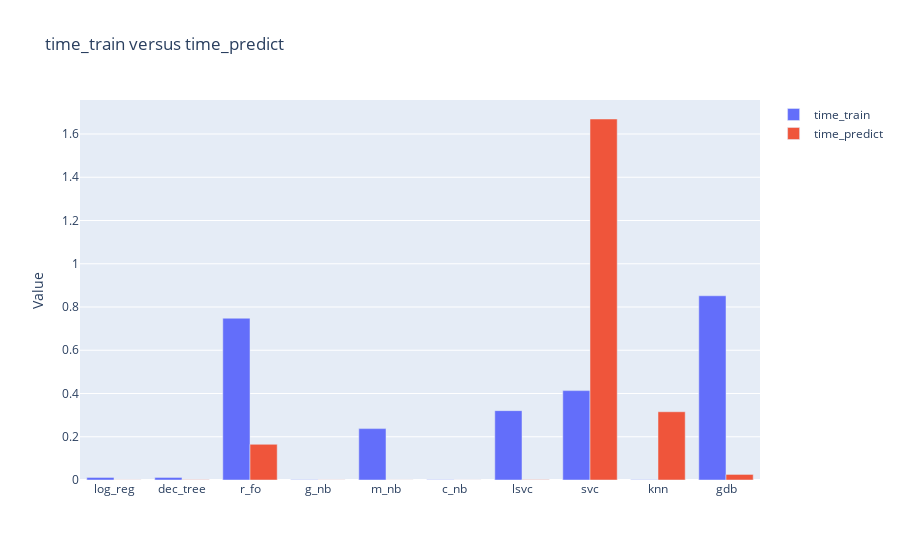

The notebook cell saved with this chart:
### Code cell
# Compare time_train and time_prodict 
stack_barplot(df_m, "time_train", "time_predict")

### Figure 1 — Plotly figure (JSON) as saved in the notebook; plotly's stock layout.template omitted (floating-point values rounded to 4 significant figures)
{"data": [{"name": "time_train", "offsetgroup": "0", "type": "bar", "x": ["log_reg", "dec_tree", "r_fo", "g_nb", "m_nb", "c_nb", "lsvc", "svc", "knn", "gdb"], "y": [0.01183, 0.01184, 0.7481, 0.00143, 0.2376, 0.001351, 0.3208, 0.4133, 0.001447, 0.8519]}, {"name": "time_predict", "offsetgroup": "1", "type": "bar", "x": ["log_reg", "dec_tree", "r_fo", "g_nb", "m_nb", "c_nb", "lsvc", "svc", "knn", "gdb"], "y": [0.0006189, 0.001295, 0.1652, 0.000592, 0.0003819, 0.000309, 0.001438, 1.669, 0.3156, 0.02574]}], "layout": {"title": {"text": "time_train versus time_predict"}, "yaxis": {"title": {"text": "Value"}}}}
